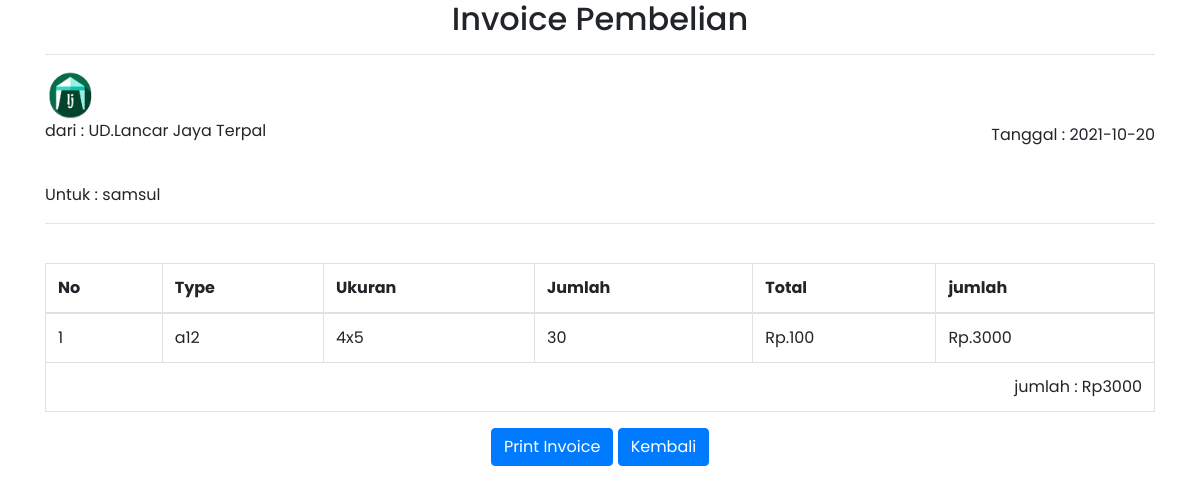
/invoice.php?id=samsul (signed in), run on the app's committed database.
### tables this page shows
CREATE TABLE `transaksi` (
  `id_transaksi` int(6) NOT NULL,
  `type` varchar(20) NOT NULL,
  `ukuran` varchar(20) NOT NULL,
  `harga` int(25) NOT NULL,
  `jumlah` int(11) NOT NULL,
  `tanggal` varchar(20) NOT NULL,
  `keterangan` varchar(30) NOT NULL,
  `pembeli` varchar(35) NOT NULL,
  `admin` varchar(30) NOT NULL,
  `paid` int(2) NOT NULL
);

### invoice.php (the view, shortened to what this page needs)
<?php
$id = $_GET['id'];
$koneksi = mysqli_connect("localhost","root","","gudang_terpal");
$kuari = mysqli_query($koneksi,"SELECT * FROM transaksi WHERE pembeli = '$id' AND paid = '1'");
$data = mysqli_fetch_assoc($kuari);
$pas = 0;
$total = $data['harga'] * $data['jumlah'];
?>
<!DOCTYPE html>
<html lang="en">
<head>
	<link rel="stylesheet" href="https://cdn.jsdelivr.net/npm/bootstrap@4.6.0/dist/css/bootstrap.min.css">
	<link rel="stylesheet" type="text/css" href="asset/style.css">
</head>
<body>
	<div class="container">
		<h2 align="center">Invoice Pembelian</h2>
		<hr />
		<img src="asset/img/logo.png" width="50">
		<br>
		<p>dari : UD.Lancar Jaya Terpal</p>
		<br>
		<p>Untuk : <?php echo $data['pembeli']; ?></p>
		<p style=" float: right; position: relative; top: -100px; ">Tanggal : <?php echo $data['tanggal']; ?></p>
		<hr />
	</div>
	<div class="container">
		<table class="table table-bordered">
			<thead>
				<tr>
					<th scope="col">No</th>
					<th scope="col">Type</th>
					<th scope="col">Ukuran</th>
					<th scope="col">Jumlah</th>
					<th scope="col">Total</th>
					<th scope="col">jumlah</th>
				</tr>
			</thead>
			<tbody>
				<?php $tambah = 1;
				$kuara = mysqli_query($koneksi,"SELECT * FROM transaksi WHERE pembeli = '$id'");
				while ($data = mysqli_fetch_assoc($kuara)){
					$pas += $total;
					?>
					<tr>
						<td><?php echo $tambah ?></td>
						<td><?php echo $data['type'] ?></td>
						<td><?php echo $data['ukuran'] ?></td>
						<td><?php echo $data['jumlah'] ?></td>
						<td>Rp.<?php echo $data['harga'] ?></td>
						<td>Rp.<?php echo $data['harga'] * $data['jumlah'] ?></td>
					</tr>
					<?php $tambah++; ?>
				<?php } ?>
				<tr>
					<td colspan="6" align="right">jumlah : Rp<?php echo $pas ?></td>
				</tr>
			</tbody>
		</table>
	</div>
	<div class="container" align="center" style="">
		<button type="button" onclick="window.print()" class="btn btn-primary">Print Invoice</button>
		<a href="transaksi.php"><button type="button" class="btn btn-primary">Kembali</button></a>
	</div>
</body>
</html>

### asset/style.css (style rules this page uses)
body { margin: 0; padding: 0; font-family: 'Poppins', sans-serif; }

### data on the page
transaksi: pembeli "samsul", tanggal "2021-10-20", type "a12", ukuran "4x5", jumlah "30", harga "100", $data['harga'] * $data['jumlah'] "3000"

### other printed values
$pas "3000"
